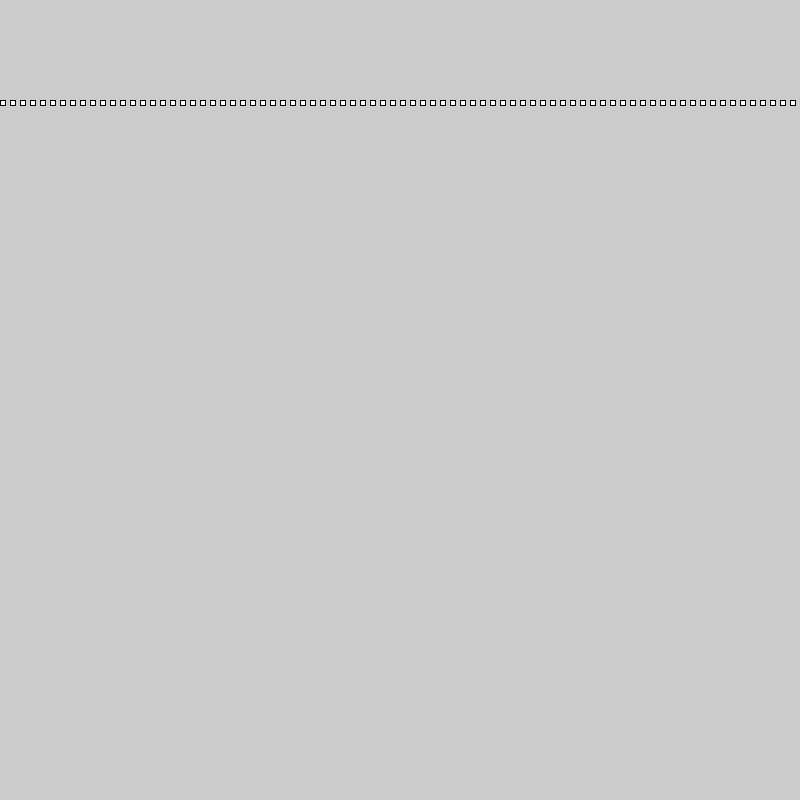
Frame 1 (no input)
Frame 60 (the mouse pressed at the canvas centre just before this capture): identical to frame 1, image omitted
Frame 120 (the mouse held since frame 60 and released just before this capture): identical to frame 1, image omitted

The Processing sketch that drew this single still picture (run headless with seeded random() and noise(); from frame 60 on, the mouse is pressed at the canvas centre):

// Processing sketch: for_loop_simple
// ── for_loop_simple.pde
int xPos;
int yPos;

void setup() {
  size(800, 800);
  xPos = 1;
  yPos = 100;
}

void draw() {
/*
El "for loop" es basicamente..un loop :)
Cuando el computador se encuentra con un for loop,
va a ejecutar lo que este dentro una y oytra vez
hasta que se cumpla la condición que se especifica
*/

  for (int x=0; x<width ; x+=10) {
      rect(xPos * x, yPos, 5, 5);
  }

/*
Este for loop dice:
int x=0  -- crea un a variable x que es igual a 0 (valor inicial)
x<width  -- repetir este loop hasta que x deje de ser menor a 'width'
x+=10    -- en cada ciclo, agregamos 10 a x (es decir irá 0-10-20-30)
*/
  
}
